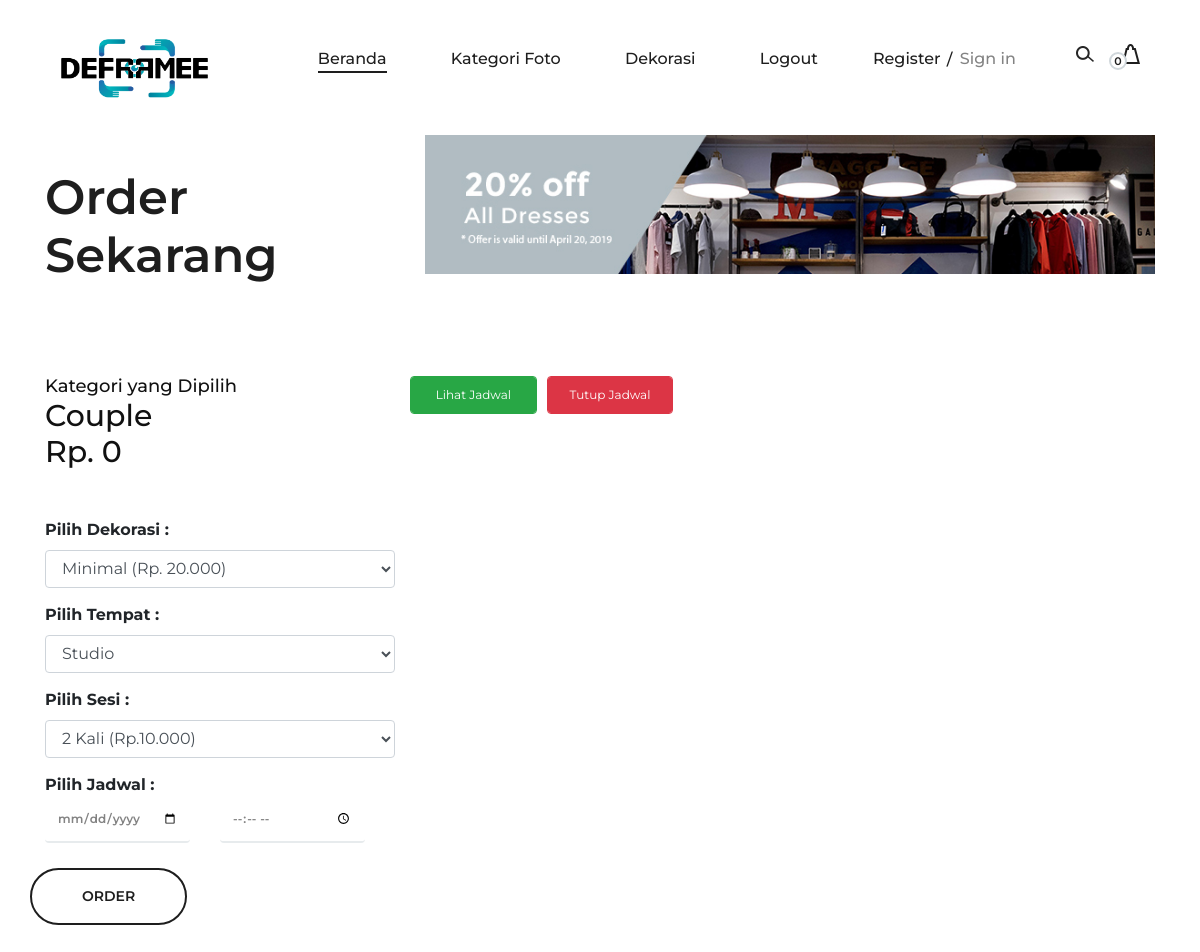
The app's page /Customer/Pemesanan/pemesanan/3, older data.
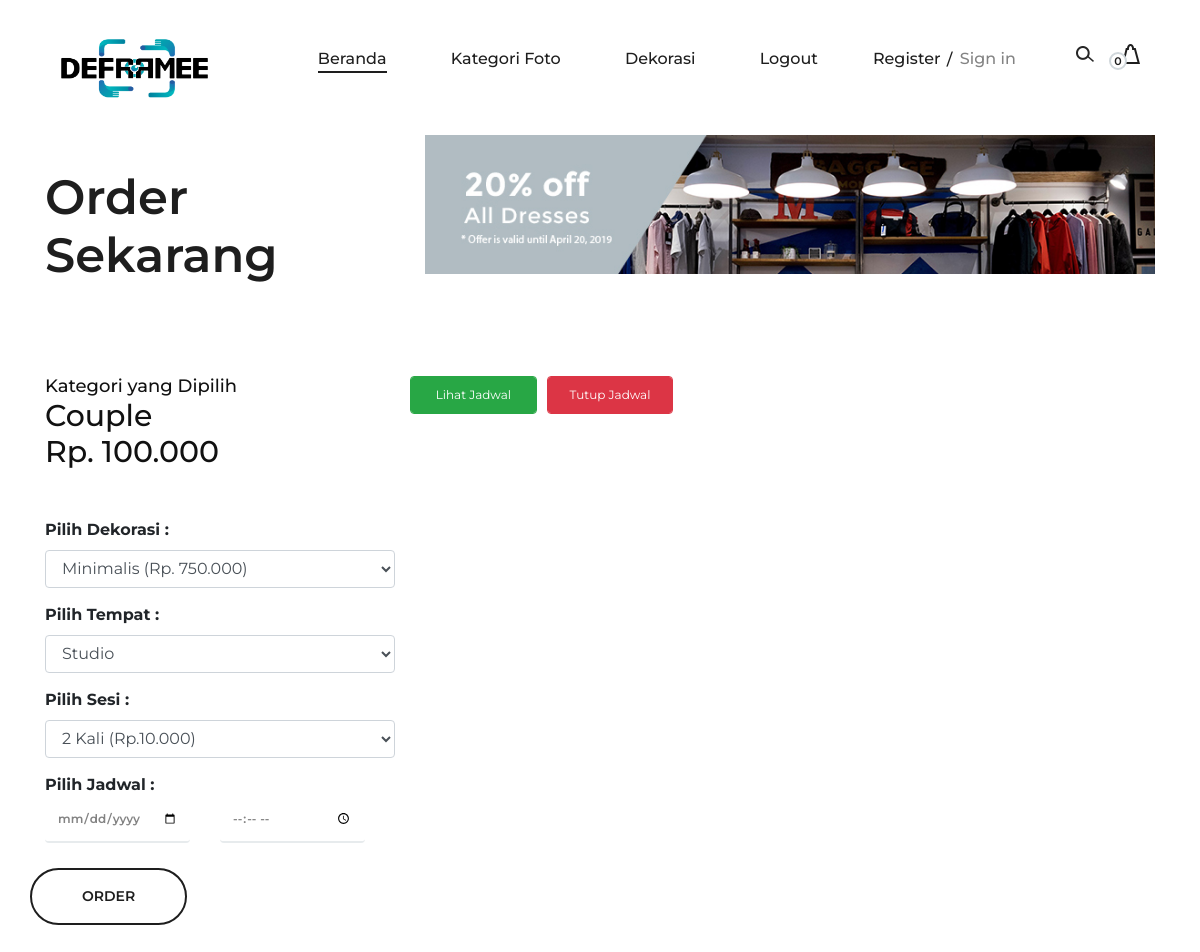
The same page, newer data.
### tables this page shows
CREATE TABLE `kategori` (
  `id_kategori` int(35) NOT NULL,
  `nama_kategori` varchar(50) NOT NULL,
  `harga` int(11) NOT NULL,
  `deskripsi` text NOT NULL
);

### application/controllers/Customer/Pemesanan.php (called while the page is built, shortened)
<?php
class Pemesanan extends CI_Controller
{
    function __construct()
    {
        $this->load->helper(array('url'));
        $this->load->model('M_pemesan');
    }
    public function pemesanan($id_kategori = null)
    {
        $this->db->where('id_kategori', $id_kategori);
        $data['pemesan'] = $this->db->get('kategori')->row_array();
        $data['sesi'] = $this->db->get('sesi_pemotretan')->result();
        $data['dekorasi'] = $this->db->get('dekorasi')->result();
        $this->load->view('Customer/v_pemesanan', $data);
    }
}

### index.php (called while the page is built, shortened)
<?php
require_once BASEPATH.'core/CodeIgniter.php';

### application/views/Customer/v_pemesanan.php (the view, shortened to what this page needs)
<?php $this->load->view('element/head') ?>
<body>
    <?php $this->load->view('element/header') ?>
    <section class="page-add">
        <div class="container">
            <div class="row">
                <div class="col-lg-4">
                    <div class="page-breadcrumb">
                        <h2>Order Sekarang</h2>
                    </div>
                </div>
                <div class="col-lg-8">
                    <img src="img/add.jpg" alt="">
                </div>
            </div>
        </div>
    </section>
    <div class="contact-section">
        <div class="container">
            <div class="row">
                <div class="col-lg-4">
                    <div>
                        <div class="cw-item">
                            <h5>Kategori yang Dipilih</h5>
                            <h3><?= $pemesan['nama_kategori'] ?></h3>
                            <h3>Rp. <?= number_format($pemesan['harga'], 0, ',', '.') ?></h3>
                        </div>
                    </div>
                    <form action="<?= base_url('Customer/Pemesanan/keranjang'); ?>" class="contact-form" method="post">
                        <div class="row">
                            <div class="col-lg-12 mt-5">
                                <label><b>Pilih Dekorasi : </b></label>
                            </div><br>
                            <div class="col-lg-12">
                                <select type="text" name="id_dekorasi" class="form-control" placeholder="First Name">
                                    <?php foreach ($dekorasi as $d) { ?>
                                        <option value="<?= $d->id_dekorasi ?>"><?= $d->nama_dekorasi ?> (Rp. <?= number_format($d->harga_dekorasi, 0, ',', '.')  ?>)</option>
                                    <?php } ?>
                                </select>
                            </div>
                            <div class="col-lg-12" style="margin-top: 15px;">
                                <label><b>Pilih Tempat :</b> </label>
                            </div><br>
                            <div class="col-lg-12">
                                <select id="tempat" name="jenis" type="text" class="form-control" placeholder="First Name">
                                    <option value="Studio">Studio</option>
                                </select>
                            </div>
                            <br>
                            <div class="col-lg-12" style="margin-top: 15px;">
                                <label><b>Pilih Sesi :</b> </label>
                            </div><br>
                            <div class="col-lg-12">
                                <select id="tempat" name="id_sesi" type="text" class="form-control" placeholder="First Name">
                                    <?php foreach ($sesi as $s) { ?>
                                        <option value="<?= $s->id_sesi ?>"><?= $s->jumlah_sesi ?> Kali (Rp.<?= number_format($s->harga_sesi, 0, ',', '.')  ?>)</option>
                                    <?php  } ?>
                                </select>
                            </div>
                            <div class="col-lg-12" style="margin-top: 15px;">
                                <label><b>Pilih Jadwal :</b> </label>
                            </div><br>
                            <div class=" row col-lg-12">
                                <div class="col-md-6">
                                    <input type="date" name="tanggal" class="form-control" required>
                                </div>
                                <div class="col-md-6">
                                    <input type="time" name="waktu" class="form-control" required>
                                </div>
                            </div>
                            <button class="button" type="submit">Order</button>
                        </div>
                    </form>
                </div>
                <div class="col-lg-8 ">
                    <div class="row">
                        <button class="button btn-success form-control col-md-2" style="font-size:12px; margin-right:10px;" id="tombol_show">Lihat Jadwal</button>
                        <button class="button btn-danger form-control col-md-2" style="font-size:12px;" id="tombol_hide">Tutup Jadwal</button>
                    </div>
                </div>
            </div>
        </div>
    </div>
</body>
</html>

### application/views/element/head.php (shortened to what this page needs)
<!DOCTYPE html>
<html lang="zxx">
<head>
    <link rel="stylesheet" href="<?= base_url() ?>assets/studio/css/bootstrap.min.css" type="text/css">
    <link rel="stylesheet" href="<?= base_url() ?>assets/studio/css/font-awesome.min.css" type="text/css">
    <link rel="stylesheet" href="<?= base_url() ?>assets/studio/css/nice-select.css" type="text/css">
    <link rel="stylesheet" href="<?= base_url() ?>assets/studio/css/owl.carousel.min.css" type="text/css">
    <link rel="stylesheet" href="<?= base_url() ?>assets/studio/css/magnific-popup.css" type="text/css">
    <link rel="stylesheet" href="<?= base_url() ?>assets/studio/css/slicknav.min.css" type="text/css">
    <link rel="stylesheet" href="<?= base_url() ?>assets/studio/css/style.css" type="text/css">
    <link href="<?= base_url() ?>vendor/admin/assets/libs/datatables.net-bs4/css/dataTables.bootstrap4.css" rel="stylesheet">
</head>

### application/views/element/header.php (shortened to what this page needs)
<header class="header-section">
    <div class="container-fluid">
        <div class="inner-header">
            <div class="logo">
                <a href="./index.html"><img style="width: 150px;height:60px;" src="<?= base_url() ?>assets/studio/img/logo2.png" alt=""></a>
            </div>
            <div class="header-right">
                <img src="<?= base_url() ?>vendor/studio/img/icons/search.png" alt="" class="search-trigger">
                <a href="<?= base_url('Customer/Keranjang/') ?>">
                    <img src="<?= base_url() ?>vendor/studio/img/icons/bag.png" alt="">
                    <span>
                        <?php
                          $id_cus = $this->session->userdata('id_cus');
                          $this->db->select('COUNT(id_pemesanan) as total');
                          $this->db->where('id_cus ', $id_cus);
                          $this->db->where('status_cus != ', 'Pesanan Selesai');
                          $total = $this->db->get('pemesanan')->row();
                          ?>
                        <?= $total->total ?>
                    </span>
                </a>
            </div>
            <div class="user-access">
                <?php
                  $id = $this->session->userdata('id_cus');
                  if (!$id) { ?>
                    <a href="#">Register</a>
                    <a href="<?= base_url('Customer/Login') ?>" class="in">Sign in</a>
                <?php } else { ?>
                    <a href="#" hidden>Register</a>
                    <a href="<?= base_url('Customer/Login') ?>" hidden class="in">Sign in</a>
                <?php } ?>
            </div>
            <nav class="main-menu mobile-menu">
                <ul>
                    <li><a class="active" href="<?= base_url() ?>Customer/Beranda">Beranda</a></li>
                    <li><a>Kategori Foto</a>
                            <?php $data = $this->db->get('kategori')->result();
                              ?>
                    </li>
                    <li><a href="./categories.html">Dekorasi</a>
                    </li>
                    <li><a href="<?= base_url() ?>Customer/Login/logout">Logout </a> </li>
                </ul>
            </nav>
        </div>
    </div>
</header>

### assets/studio/css/style.css (style rules this page uses)
html, body { height: 100%; font-family: "Montserrat", sans-serif; -webkit-font-smoothing: antialiased; font-smoothing: antialiased; background: none; }
h1, h2, h3, h4, h5, h6 { margin: 0; color: #111111; font-weight: 500; font-family: "Montserrat", sans-serif; }
h2 { font-size: 36px; }
h3 { font-size: 30px; }
h5 { font-size: 18px; }
img { max-width: 100%; }
ul, ol { padding: 0; margin: 0; }
.header-section { height: 104px; padding-top: 38px; padding-bottom: 24px; padding-left: 45px; padding-right: 45px; }
.inner-header .logo { float: left; }
.inner-header .header-right { float: right; line-height: 30px; }
.inner-header .header-right img { display: inline-block; margin-right: 20px; cursor: pointer; }
.inner-header .header-right a { display: inline-block; position: relative; }
.inner-header .header-right a img { margin-right: 0; margin-left: 4px; }
.inner-header .header-right a span { font-size: 11px; color: #1e1e1e; width: 18px; height: 18px; border: 2px solid #D0D7DB; background: #fff; display: inline-block; line-height: 15px; text-align: center; border-radius: 50%; font-weight: 600; position: absolute; left: -9px; top: 14px; }
.inner-header .user-access { float: right; margin-right: 100px; }
.inner-header .user-access a { color: #1e1e1e; font-size: 16px; display: inline-block; font-weight: 500; position: relative; line-height: 42px; }
.inner-header .user-access a.in { color: #838383; margin-left: 15px; position: relative; }
.inner-header .user-access a.in::before { position: absolute; left: -13px; top: 1px; color: #1e1e1e; content: "/"; }
.inner-header .main-menu { float: right; margin-right: 150px; }
.inner-header .main-menu ul li { display: inline-block; margin-left: 60px; position: relative; }
.inner-header .main-menu ul li a { color: #1e1e1e; font-size: 16px; display: inline-block; font-weight: 500; position: relative; line-height: 42px; }
.inner-header .main-menu ul li a.active:after { opacity: 1; }
.inner-header .main-menu ul li a:after { position: absolute; left: 0; bottom: 7px; width: 100%; height: 2px; background: #1e1e1e; content: ""; opacity: 0; -webkit-transform: all 0.3s; -webkit-transition: all 0.3s; transition: all 0.3s; }
.page-add { padding-top: 31px; margin-bottom: 92px; }
.page-add .page-breadcrumb { padding-top: 34px; }
.page-add .page-breadcrumb h2 { color: #1e1e1e; font-size: 48px; font-weight: 600; }
.contact-section { padding-bottom: 94px; }
.contact-form input { width: 100%; font-size: 12px; font-weight: 600; color: #838383; border: 0; padding-bottom: 14px; border-bottom: 2px solid #E7EBED; margin-bottom: 25px; }
.contact-form button { color: #1e1e1e; background: transparent; border: none; font-size: 14px; font-weight: 600; padding: 16px 50px; border: 2px solid #1e1e1e; border-radius: 50px; cursor: pointer; text-transform: uppercase; }
@media only screen and (min-width: 1200px) and (max-width: 1340px) { .inner-header .user-access { margin-right: 60px; } }
@media only screen and (min-width: 1200px) and (max-width: 1340px) { .inner-header .main-menu { margin-right: 55px; } }

Row changes from the older to the newer data that the page shows:
changed kategori "Couple": harga "0" → "100.000"
Text that changed along with them:
form field id_dekorasi: "Minimal (Rp. 20.000)" → "Minimalis (Rp. 750.000)"
